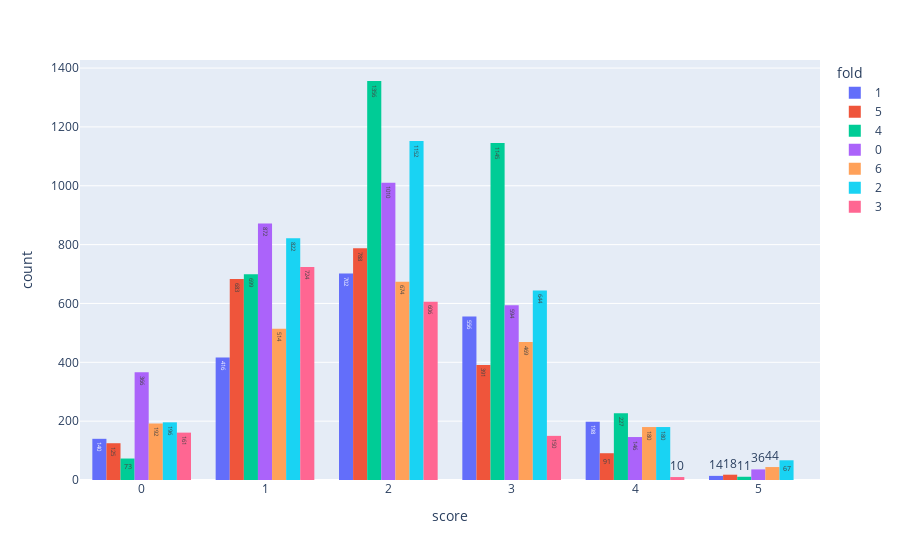

The notebook cell saved with this chart:
### Code cell
px.histogram(train_df, x="score", color="fold", text_auto=True, barmode="group")

### Figure 1 — Plotly figure (JSON) as saved in the notebook; plotly's stock layout.template omitted (floating-point values rounded to 4 significant figures; data arrays with more than 128 entries replaced by an {"elided": "..."} marker saying what was removed)
{"data": [{"alignmentgroup": "True", "bingroup": "x", "hovertemplate": "fold=1<br>score=%{x}<br>count=%{y}<extra></extra>", "legendgroup": "1", "marker": {"color": "#636efa", "pattern": {"shape": ""}}, "name": "1", "offsetgroup": "1", "orientation": "v", "showlegend": true, "texttemplate": "%{value}", "type": "histogram", "x": {"elided": "2026 int values"}, "xaxis": "x", "yaxis": "y"}, {"alignmentgroup": "True", "bingroup": "x", "hovertemplate": "fold=5<br>score=%{x}<br>count=%{y}<extra></extra>", "legendgroup": "5", "marker": {"color": "#EF553B", "pattern": {"shape": ""}}, "name": "5", "offsetgroup": "5", "orientation": "v", "showlegend": true, "texttemplate": "%{value}", "type": "histogram", "x": {"elided": "2096 int values"}, "xaxis": "x", "yaxis": "y"}, {"alignmentgroup": "True", "bingroup": "x", "hovertemplate": "fold=4<br>score=%{x}<br>count=%{y}<extra></extra>", "legendgroup": "4", "marker": {"color": "#00cc96", "pattern": {"shape": ""}}, "name": "4", "offsetgroup": "4", "orientation": "v", "showlegend": true, "texttemplate": "%{value}", "type": "histogram", "x": {"elided": "3511 int values"}, "xaxis": "x", "yaxis": "y"}, {"alignmentgroup": "True", "bingroup": "x", "hovertemplate": "fold=0<br>score=%{x}<br>count=%{y}<extra></extra>", "legendgroup": "0", "marker": {"color": "#ab63fa", "pattern": {"shape": ""}}, "name": "0", "offsetgroup": "0", "orientation": "v", "showlegend": true, "texttemplate": "%{value}", "type": "histogram", "x": {"elided": "3024 int values"}, "xaxis": "x", "yaxis": "y"}, {"alignmentgroup": "True", "bingroup": "x", "hovertemplate": "fold=6<br>score=%{x}<br>count=%{y}<extra></extra>", "legendgroup": "6", "marker": {"color": "#FFA15A", "pattern": {"shape": ""}}, "name": "6", "offsetgroup": "6", "orientation": "v", "showlegend": true, "texttemplate": "%{value}", "type": "histogram", "x": {"elided": "2073 int values"}, "xaxis": "x", "yaxis": "y"}, {"alignmentgroup": "True", "bingroup": "x", "hovertemplate": "fold=2<br>score=%{x}<br>count=%{y}<extra></extra>", "legendgroup": "2", "marker": {"color": "#19d3f3", "pattern": {"shape": ""}}, "name": "2", "offsetgroup": "2", "orientation": "v", "showlegend": true, "texttemplate": "%{value}", "type": "histogram", "x": {"elided": "3061 int values"}, "xaxis": "x", "yaxis": "y"}, {"alignmentgroup": "True", "bingroup": "x", "hovertemplate": "fold=3<br>score=%{x}<br>count=%{y}<extra></extra>", "legendgroup": "3", "marker": {"color": "#FF6692", "pattern": {"shape": ""}}, "name": "3", "offsetgroup": "3", "orientation": "v", "showlegend": true, "texttemplate": "%{value}", "type": "histogram", "x": {"elided": "1651 int values"}, "xaxis": "x", "yaxis": "y"}], "layout": {"barmode": "group", "legend": {"title": {"text": "fold"}, "tracegroupgap": 0}, "margin": {"t": 60}, "xaxis": {"anchor": "y", "domain": [0, 1], "title": {"text": "score"}}, "yaxis": {"anchor": "x", "domain": [0, 1], "title": {"text": "count"}}}}
